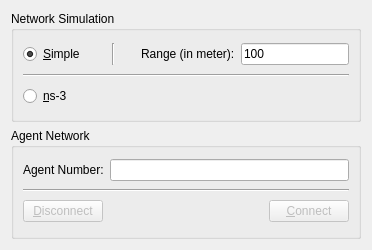
<?xml version="1.0" encoding="UTF-8"?>
<ui version="4.0">
 <class>UBControl</class>
 <widget class="QWidget" name="UBControl">
  <property name="modal" stdset="0">
   <bool>false</bool>
  </property>
  <property name="geometry">
   <rect>
    <x>0</x>
    <y>0</y>
    <width>372</width>
    <height>250</height>
   </rect>
  </property>
  <layout class="QGridLayout" name="gridLayout">
   <item row="0" column="0">
    <layout class="QVBoxLayout" name="verticalLayout_3">
     <item>
      <widget class="QGroupBox" name="simulationBox">
       <property name="title">
        <string>Network Simulation</string>
       </property>
       <layout class="QVBoxLayout" name="verticalLayout">
        <item>
         <layout class="QHBoxLayout" name="horizontalLayout">
          <item>
           <widget class="QRadioButton" name="simpleButton">
            <property name="text">
             <string>&amp;Simple</string>
            </property>
            <property name="checked">
             <bool>true</bool>
            </property>
           </widget>
          </item>
          <item>
           <spacer name="horizontalSpacer">
            <property name="orientation">
             <enum>Qt::Horizontal</enum>
            </property>
            <property name="sizeHint" stdset="0">
             <size>
              <width>0</width>
              <height>0</height>
             </size>
            </property>
           </spacer>
          </item>
          <item>
           <widget class="Line" name="line_1">
            <property name="orientation">
             <enum>Qt::Vertical</enum>
            </property>
           </widget>
          </item>
          <item>
           <spacer name="horizontalSpacer_6">
            <property name="orientation">
             <enum>Qt::Horizontal</enum>
            </property>
            <property name="sizeHint" stdset="0">
             <size>
              <width>0</width>
              <height>0</height>
             </size>
            </property>
           </spacer>
          </item>
          <item>
           <widget class="QLabel" name="rangeLabel">
            <property name="text">
             <string>Range (in meter):</string>
            </property>
           </widget>
          </item>
          <item>
           <widget class="QLineEdit" name="rangeEdit">
            <property name="minimumSize">
             <size>
              <width>50</width>
              <height>0</height>
             </size>
            </property>
            <property name="text">
             <string>100</string>
            </property>
           </widget>
          </item>
         </layout>
        </item>
        <item>
         <widget class="Line" name="line">
          <property name="orientation">
           <enum>Qt::Horizontal</enum>
          </property>
         </widget>
        </item>
        <item>
         <layout class="QHBoxLayout" name="horizontalLayout_3">
          <item>
           <widget class="QRadioButton" name="ns3Button">
            <property name="text">
             <string>&amp;ns-3</string>
            </property>
           </widget>
          </item>
          <item>
           <spacer name="horizontalSpacer_2">
            <property name="orientation">
             <enum>Qt::Horizontal</enum>
            </property>
            <property name="sizeHint" stdset="0">
             <size>
              <width>0</width>
              <height>0</height>
             </size>
            </property>
           </spacer>
          </item>
         </layout>
        </item>
       </layout>
      </widget>
     </item>
     <item>
      <widget class="QGroupBox" name="networkBox">
       <property name="title">
        <string>Agent Network</string>
       </property>
       <layout class="QVBoxLayout" name="verticalLayout_2">
        <item>
         <layout class="QHBoxLayout" name="horizontalLayout_2">
          <item>
           <widget class="QLabel" name="numberLabel">
            <property name="text">
             <string>Agent Number:</string>
            </property>
           </widget>
          </item>
          <item>
           <widget class="QLineEdit" name="numberEdit"/>
          </item>
         </layout>
        </item>
        <item>
         <widget class="Line" name="line_2">
          <property name="orientation">
           <enum>Qt::Horizontal</enum>
          </property>
         </widget>
        </item>
        <item>
         <layout class="QHBoxLayout" name="horizontalLayout_6">
          <item>
           <widget class="QPushButton" name="disconnectButton">
            <property name="enabled">
             <bool>false</bool>
            </property>
            <property name="text">
             <string>&amp;Disconnect</string>
            </property>
           </widget>
          </item>
          <item>
           <spacer name="horizontalSpacer_11">
            <property name="orientation">
             <enum>Qt::Horizontal</enum>
            </property>
            <property name="sizeHint" stdset="0">
             <size>
              <width>0</width>
              <height>0</height>
             </size>
            </property>
           </spacer>
          </item>
          <item>
           <widget class="QPushButton" name="connectButton">
            <property name="enabled">
             <bool>false</bool>
            </property>
            <property name="text">
             <string>&amp;Connect</string>
            </property>
           </widget>
          </item>
         </layout>
        </item>
       </layout>
      </widget>
     </item>
    </layout>
   </item>
  </layout>
 </widget>
 <tabstops>
  <tabstop>numberEdit</tabstop>
  <tabstop>connectButton</tabstop>
  <tabstop>disconnectButton</tabstop>
  <tabstop>ns3Button</tabstop>
  <tabstop>simpleButton</tabstop>
  <tabstop>rangeEdit</tabstop>
 </tabstops>
 <resources/>
 <connections/>
</ui>
